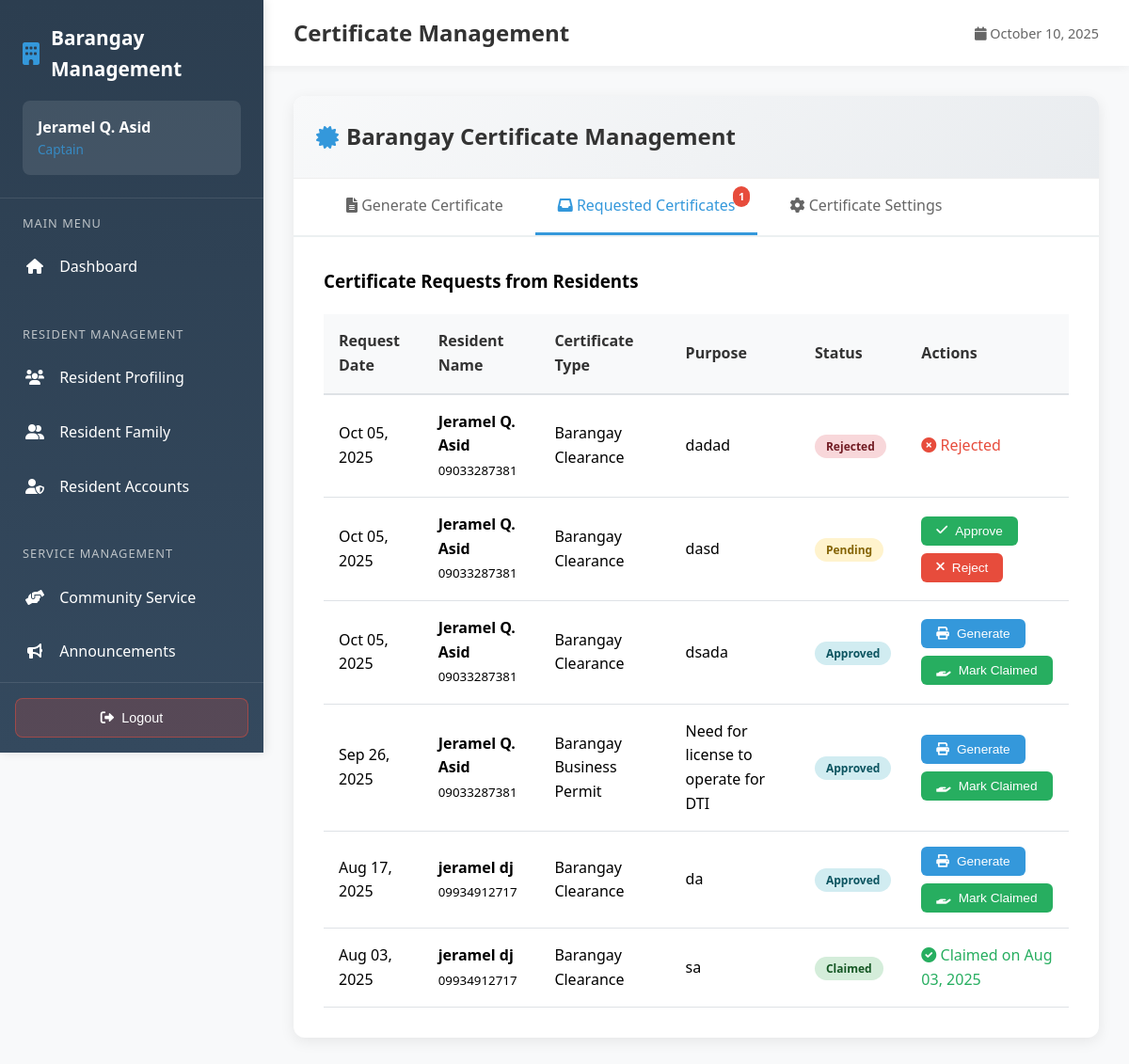
Page /employee/captain/certificates.php (signed in) on the committed database.
### tables this page shows
CREATE TABLE `certificate_requests` (
  `id` int(11) NOT NULL,
  `resident_id` int(11) NOT NULL,
  `certificate_type` varchar(100) NOT NULL,
  `purpose` text NOT NULL,
  `additional_info` text DEFAULT NULL,
  `status` varchar(20) NOT NULL DEFAULT 'pending',
  `created_at` timestamp NOT NULL DEFAULT current_timestamp(),
  `processed_date` timestamp NULL DEFAULT NULL,
  `processed_by` int(11) DEFAULT NULL,
  `rejection_reason` text DEFAULT NULL,
  `claim_date` timestamp NULL DEFAULT NULL,
  `or_number` varchar(50) DEFAULT NULL,
  `amount_paid` decimal(10,2) DEFAULT NULL,
  `updated_at` timestamp NOT NULL DEFAULT current_timestamp() ON UPDATE current_timestamp()
);

CREATE TABLE `residents` (
  `id` int(11) NOT NULL,
  `first_name` varchar(100) NOT NULL,
  `middle_initial` varchar(1) DEFAULT NULL,
  `last_name` varchar(100) NOT NULL,
  `full_name` varchar(255) DEFAULT NULL,
  `suffix` varchar(50) DEFAULT NULL,
  `age` int(11) NOT NULL,
  `contact_number` varchar(20) NOT NULL,
  `zone` enum('Zone 1A','Zone 1B','Zone 2A','Zone 2B','Zone 3A','Zone 3B','Zone 4A','Zone 4B','Zone 5A','Zone 5B','Zone 6A','Zone 6B','Zone 7A','Zone 7B') NOT NULL DEFAULT 'Zone 1A',
  `email` varchar(100) DEFAULT NULL,
  `created_at` timestamp NOT NULL DEFAULT current_timestamp(),
  `updated_at` timestamp NOT NULL DEFAULT current_timestamp() ON UPDATE current_timestamp(),
  `photo_path` varchar(255) DEFAULT NULL,
  `face_descriptor` text DEFAULT NULL,
  `face_embedding` text DEFAULT NULL,
  `face_photo` longtext DEFAULT NULL,
  `liveness_verified` tinyint(1) DEFAULT 0,
  `total_volunteer_hours` decimal(6,1) DEFAULT 0.0,
  `total_volunteer_events` int(11) DEFAULT 0,
  `last_volunteer_date` date DEFAULT NULL,
  `volunteer_status` enum('inactive','active','outstanding') DEFAULT 'inactive',
  `status` varchar(20) NOT NULL DEFAULT 'active'
);

### employee/captain/certificates.php (the view, shortened to what this page needs)
<?php
require_once '../../config.php';
$stats = [];
$pending_complaint_query = "SELECT COUNT(*) as pending FROM complaints WHERE status = 'pending'";
$result = mysqli_query($connection, $pending_complaint_query);
if ($result) {
    $stats['pending_complaints'] = mysqli_fetch_assoc($result)['pending'];
} else {
    $stats['pending_complaints'] = 0;
}
$pending_cert_query = "SELECT COUNT(*) as pending FROM certificate_requests WHERE status = 'pending'";
$result = mysqli_query($connection, $pending_cert_query);
if ($result) {
    $stats['pending_certificates'] = mysqli_fetch_assoc($result)['pending'];
} else {
    $stats['pending_certificates'] = 0;
}
$requests_query = "SELECT cr.*, r.full_name as resident_name, r.contact_number AS resident_phone, r.email as resident_email,
                   cr.certificate_type as certificate_name,
                   u.full_name as processed_by_name
                   FROM certificate_requests cr
                   LEFT JOIN residents r ON cr.resident_id = r.id
                   LEFT JOIN users u ON cr.processed_by = u.id
                   ORDER BY cr.created_at DESC";
$certificate_requests = mysqli_query($connection, $requests_query);
$certificate_requests_with_info = [];
if ($certificate_requests && is_object($certificate_requests) && mysqli_num_rows($certificate_requests) > 0) {
    while ($req = mysqli_fetch_assoc($certificate_requests)) {
        if (empty($req['resident_email'])) {
            $req['resident_email'] = 'No email';
        }
        $certificate_requests_with_info[] = $req;
    }
}
if (isset($_GET['tab'])) {
    $active_tab = $_GET['tab'];
} else {
    $active_tab = !empty($certificate_requests_with_info) ? 'requests' : 'generate';
}
?>
<!DOCTYPE html>
<html lang="en">
<head>
    <link href="https://cdnjs.cloudflare.com/ajax/libs/font-awesome/6.0.0/css/all.min.css" rel="stylesheet">
</head>
<body>
    <nav class="sidebar" id="sidebar">
        <div class="sidebar-header">
            <div class="sidebar-brand">
                <i class="fas fa-building"></i>
                Barangay Management
            </div>
            <div class="user-info">
                <div class="user-name"><?php echo $_SESSION['full_name']; ?></div>
                <div class="user-role">Captain</div>
            </div>
        </div>
        <div class="sidebar-nav">
            <div class="nav-section">
                <div class="nav-section-title">Main Menu</div>
                <a href="dashboard.php" class="nav-item">
                    <i class="fas fa-home"></i>
                    Dashboard
                </a>
            </div>
            <div class="nav-section">
                <div class="nav-section-title">Resident Management</div>
                <a href="resident-profiling.php" class="nav-item">
                    <i class="fas fa-users"></i>
                    Resident Profiling
                </a>
                <a href="resident_family.php" class="nav-item">
                    <i class="fas fa-user-friends"></i>
                    Resident Family
                </a>
                <a href="resident_account.php" class="nav-item">
					<i class="fas fa-user-shield"></i>
					Resident Accounts
				</a>
            </div>
            <div class="nav-section">
                <div class="nav-section-title">Service Management</div>
                <a href="community_service.php" class="nav-item">
                    <i class="fas fa-hands-helping"></i>
                    Community Service
                </a>
                <a href="announcements.php" class="nav-item">
                    <i class="fas fa-bullhorn"></i>
                    Announcements
                </a>
                <a href="complaints.php" class="nav-item">
                </a>
            </div>
        </div>
        <div class="logout-section">
            <form action="../logout.php" method="POST" id="logoutForm" style="width: 100%;">
                <button type="button" class="logout-btn" onclick="handleLogout()">
                    <i class="fas fa-sign-out-alt"></i>
                    Logout
                </button>
            </form>
        </div>
    </nav>
    <div class="main-content">
        <div class="top-bar">
            <h1 class="page-title">Certificate Management</h1>
            <div style="display: flex; align-items: center; gap: 1rem;">
                <span style="color: #666; font-size: 0.9rem;">
                    <i class="fas fa-calendar"></i> <?php echo date('F j, Y'); ?>
                </span>
            </div>
        </div>
        <div class="content-area">
            <div class="certificate-container">
                <div class="certificate-header no-print">
                    <h2 class="certificate-title">
                        <i class="fas fa-certificate" style="color: #3498db;"></i>
                        Barangay Certificate Management
                    </h2>
                </div>
                <div class="tabs no-print">
                    <div class="tab <?php echo $active_tab == 'generate' ? 'active' : ''; ?>" onclick="switchTab(event, 'generate')">
                        <i class="fas fa-file-alt"></i> Generate Certificate
                    </div>
                    <div class="tab <?php echo $active_tab == 'requests' ? 'active' : ''; ?>" onclick="switchTab(event, 'requests')">
                        <i class="fas fa-inbox"></i> Requested Certificates
                        <?php if ($stats['pending_certificates'] > 0): ?>
                            <span class="tab-badge"><?php echo $stats['pending_certificates']; ?></span>
                        <?php endif; ?>
                    </div>
                    <div class="tab <?php echo $active_tab == 'settings' ? 'active' : ''; ?>" onclick="switchTab(event, 'settings')">
                        <i class="fas fa-cog"></i> Certificate Settings
                    </div>
                </div>
                <div id="requests-tab" class="tab-content <?php echo $active_tab == 'requests' ? 'active' : ''; ?>">
                    <h3 style="margin-bottom: 20px;">Certificate Requests from Residents</h3>
                    <?php if (!empty($certificate_requests_with_info)): ?>
                        <table class="requests-table">
                            <thead>
                                <tr>
                                    <th>Request Date</th>
                                    <th>Resident Name</th>
                                    <th>Certificate Type</th>
                                    <th>Purpose</th>
                                    <th>Status</th>
                                    <th>Actions</th>
                                </tr>
                            </thead>
                            <tbody>
                                <?php foreach ($certificate_requests_with_info as $request): ?>
                                    <tr>
                                        <td><?php echo date('M d, Y', strtotime($request['created_at'])); ?></td>
                                        <td>
                                            <strong><?php echo htmlspecialchars($request['resident_name'] ?? 'Resident Name'); ?></strong><br>
                                            <small><?php echo htmlspecialchars($request['resident_phone'] ?? 'No phone'); ?></small>
                                        </td>
                                        <td><?php echo htmlspecialchars($request['certificate_name']); ?></td>
                                        <td><?php echo htmlspecialchars($request['purpose']); ?></td>
                                        <td>
                                            <span class="status-badge status-<?php echo $request['status']; ?>">
                                                <?php echo ucfirst($request['status']); ?>
                                            </span>
                                        </td>
                                        <td>
                                            <div class="action-buttons">
                                                <?php if ($request['status'] == 'pending'): ?>
                                                    <button class="btn btn-success btn-sm" onclick="showApproveModal(<?php echo $request['id']; ?>, '<?php echo htmlspecialchars($request['resident_name'] ?? 'Resident'); ?>', '<?php echo htmlspecialchars($request['certificate_name']); ?>')">
                                                        <i class="fas fa-check"></i> Approve
                                                    </button>
                                                    <button class="btn btn-danger btn-sm" onclick="showRejectModal(<?php echo $request['id']; ?>)">
                                                        <i class="fas fa-times"></i> Reject
                                                    </button>
                                                <?php elseif ($request['status'] == 'approved'): ?>
                                                    <button class="btn btn-primary btn-sm" onclick="generateCertificate('<?php echo htmlspecialchars($request['resident_name'] ?? 'Resident'); ?>', '<?php echo htmlspecialchars($request['purpose']); ?>')">
                                                        <i class="fas fa-print"></i> Generate
                                                    </button>
                                                    <button class="btn btn-success btn-sm" onclick="showClaimModal(<?php echo $request['id']; ?>)">
                                                        <i class="fas fa-hand-holding"></i> Mark Claimed
                                                    </button>
                                                <?php elseif ($request['status'] == 'claimed'): ?>
                                                    <span style="color: #27ae60;">
                                                        <i class="fas fa-check-circle"></i> Claimed on <?php echo $request['claim_date'] ? date('M d, Y', strtotime($request['claim_date'])) : 'N/A'; ?>
                                                    </span>
                                                <?php elseif ($request['status'] == 'rejected'): ?>
                                                    <span style="color: #e74c3c;" title="<?php echo htmlspecialchars($request['rejection_reason'] ?? ''); ?>">
                                                        <i class="fas fa-times-circle"></i> Rejected
                                                    </span>
                                                <?php endif; ?>
                                            </div>
                                        </td>
                                    </tr>
                                <?php endforeach; ?>
                            </tbody>
                        </table>
                    <?php endif; ?>
                </div>
            </div>
        </div>
    </div>
</body>
</html>

### rows in the picture
certificate_requests: created_at "Oct 05, 2025", resident.full_name "Jeramel Q. Asid", resident.contact_number "09033287381", certificate_type "Barangay Clearance", purpose "dadad", status "Rejected"
certificate_requests: created_at "Oct 05, 2025", resident.full_name "Jeramel Q. Asid", resident.contact_number "09033287381", certificate_type "Barangay Clearance", purpose "dasd", status "Pending"
certificate_requests: created_at "Oct 05, 2025", resident.full_name "Jeramel Q. Asid", resident.contact_number "09033287381", certificate_type "Barangay Clearance", purpose "dsada", status "Approved"
certificate_requests: created_at "Sep 26, 2025", resident.full_name "Jeramel Q. Asid", resident.contact_number "09033287381", certificate_type "Barangay Business Permit", purpose "Need for license to operate for DTI", status "Approved"
certificate_requests: created_at "Aug 17, 2025", resident.full_name "jeramel dj", resident.contact_number "09934912717", certificate_type "Barangay Clearance", purpose "da", status "Approved"
certificate_requests: created_at "Aug 03, 2025", resident.full_name "jeramel dj", resident.contact_number "09934912717", certificate_type "Barangay Clearance", purpose "sa", status "Claimed", claim_date "Aug 03, 2025"

### other values in the picture
$_SESSION['full_name'] "Jeramel Q. Asid"
$stats['pending_certificates'] "1"
